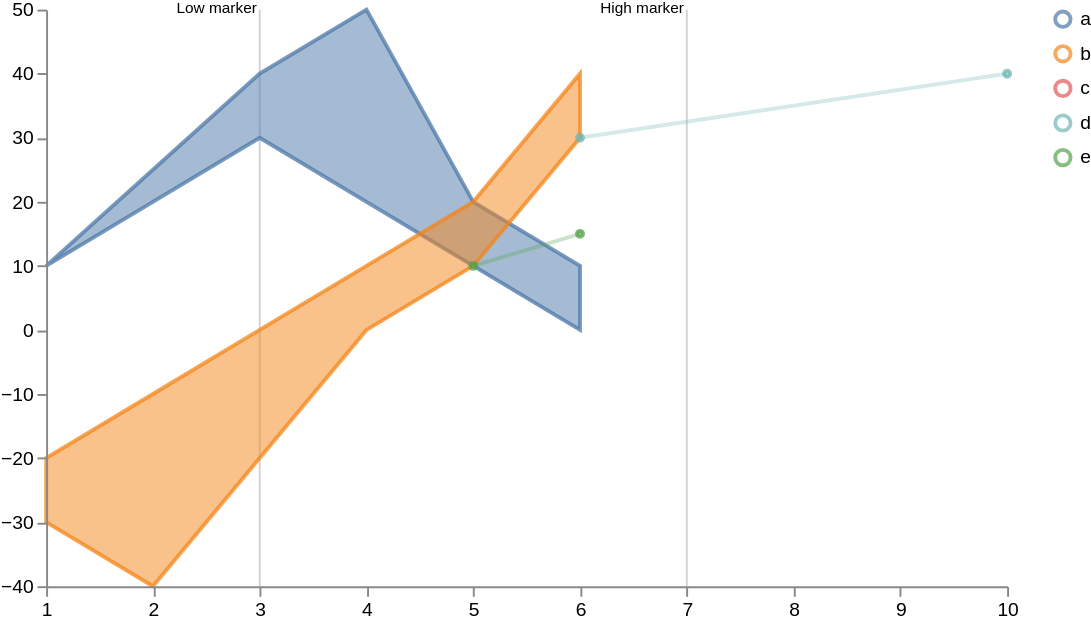

Here is the Vega-Lite specification saved for this chart:
### Vega specification from a JSON file in a GitHub repository (floating-point values rounded to 4 significant figures)
{"$schema": "https://vega.github.io/schema/vega/v5.json", "width": 500, "height": 300, "scales": [{"name": "xscale", "type": "linear", "range": "width", "zero": false, "domain": {"fields": [{"data": "distributions", "field": "timepoint"}, {"data": "traces", "field": "timepoint"}, {"data": "points", "field": "timepoint"}, {"data": "markers", "field": "timepoint"}]}}, {"name": "yscale", "type": "linear", "range": "height", "nice": true, "zero": true, "domain": {"fields": [{"data": "distributions", "field": "lower"}, {"data": "distributions", "field": "upper"}, {"data": "traces", "field": "value"}, {"data": "points", "field": "value"}]}}, {"name": "color", "type": "ordinal", "range": "category", "domain": {"fields": [{"data": "distributions", "field": "trajectory"}, {"data": "traces", "field": "trajectory"}, {"data": "points", "field": "trajectory"}]}}], "axes": [{"name": "x_axis", "orient": "bottom", "scale": "xscale", "zindex": 100}, {"name": "y_axis", "orient": "left", "scale": "yscale", "zindex": 100}], "signals": [{"name": "clear", "value": true, "on": [{"events": "mouseup[!event.item]", "update": "true", "force": true}]}, {"name": "shift", "value": false, "on": [{"events": "@legendSymbol:click, @legendLabel:click", "update": "event.shiftKey", "force": true}]}, {"name": "clicked", "value": null, "on": [{"events": "@legendSymbol:click, @legendLabel:click", "update": "{value: datum.value}", "force": true}]}], "legends": [{"name": "color_legend", "stroke": "color", "encode": {"symbols": {"name": "legendSymbol", "interactive": true, "update": {"fill": {"value": "transparent"}, "strokeWidth": {"value": 2}, "opacity": [{"test": "!length(data('selected')) || indata('selected', 'value', datum.value)", "value": 0.7}, {"value": 0.15}], "size": {"value": 64}}}, "labels": {"name": "legendLabel", "interactive": true, "update": {"opacity": [{"test": "!length(data('selected')) || indata('selected', 'value', datum.value)", "value": 1}, {"value": 0.25}]}}}}], "marks": [{"type": "group", "zindex": 3, "name": "_points", "from": {"facet": {"name": "points_split", "data": "points", "groupby": "trajectory"}}, "marks": [{"type": "symbol", "name": "_points_symbol", "from": {"data": "points_split"}, "zindex": 3, "encode": {"update": {"x": {"scale": "xscale", "field": "timepoint"}, "y": {"scale": "yscale", "field": "value"}, "size": {"value": 10}, "strokeWidth": {"value": 2}, "fill": {"scale": "color", "field": "trajectory"}, "stroke": {"scale": "color", "field": "trajectory"}, "fillOpacity": [{"test": "!length(data('selected')) || indata('selected', 'value', datum.trajectory)", "value": 0.5}, {"value": 0.15}], "strokeOpacity": [{"test": "!length(data('selected')) || indata('selected', 'value', datum.trajectory)", "value": 0.75}, {"value": 0.15}], "tooltip": {"field": "value"}}, "hover": {"fillOpacity": {"value": 0.9}}}}, {"type": "line", "name": "_points_line", "from": {"data": "points_split"}, "zindex": 3, "encode": {"update": {"x": {"scale": "xscale", "field": "timepoint"}, "y": {"scale": "yscale", "field": "value"}, "strokeWidth": {"value": 2}, "stroke": {"scale": "color", "field": "trajectory"}, "interpolate": {"value": "linear"}, "strokeOpacity": [{"test": "!length(data('selected')) || indata('selected', 'value', datum.trajectory)", "value": 0.3}, {"value": 0.1}]}, "hover": {"fillOpacity": {"value": 0.9}}}}]}, {"type": "group", "zindex": 2, "name": "_traces", "from": {"facet": {"name": "traces_split", "data": "traces", "groupby": "trajectory"}}, "marks": [{"type": "line", "name": "_traces_lines", "from": {"data": "traces_split"}, "encode": {"update": {"x": {"scale": "xscale", "field": "timepoint"}, "y": {"scale": "yscale", "field": "value"}, "strokeWidth": {"value": 2}, "stroke": {"scale": "color", "field": "trajectory"}, "interpolate": {"value": "linear"}, "strokeOpacity": [{"test": "!length(data('selected')) || indata('selected', 'value', datum.trajectory)", "value": 0.75}, {"value": 0.15}]}, "hover": {"fillOpacity": {"value": 0.9}}}}]}, {"type": "group", "name": "_distributions", "zindex": 1, "from": {"facet": {"name": "trajectory_split", "data": "distributions", "groupby": "trajectory"}}, "marks": [{"type": "area", "from": {"data": "trajectory_split"}, "encode": {"update": {"x": {"scale": "xscale", "field": "timepoint"}, "y": {"scale": "yscale", "field": "upper"}, "y2": {"scale": "yscale", "field": "lower"}, "interpolate": {"value": "linear"}, "strokeWidth": {"value": 2}, "fill": {"scale": "color", "field": "trajectory"}, "stroke": {"scale": "color", "field": "trajectory"}, "fillOpacity": [{"test": "!length(data('selected')) || indata('selected', 'value', datum.trajectory)", "value": 0.5}, {"value": 0.15}], "strokeOpacity": [{"test": "!length(data('selected')) || indata('selected', 'value', datum.trajectory)", "value": 0.75}, {"value": 0.15}]}, "hover": {"fillOpacity": {"value": 0.9}}}}]}, {"type": "group", "name": "_markers", "marks": [{"type": "rule", "name": "_marker text", "from": {"data": "markers"}, "encode": {"enter": {"stroke": {"value": "lightgray"}}, "update": {"x": {"scale": "xscale", "field": "timepoint"}, "y2": {"value": 0}, "y": {"signal": "height"}, "opacity": {"value": 1}}}}, {"type": "text", "name": "_marker flags", "from": {"data": "_marker text"}, "encode": {"enter": {"text": {"field": "datum.label"}, "y": {"value": 0}, "fontSize": {"value": 8}}}, "transform": [{"type": "label", "lineAnchor": "start", "as": ["x", "_y", "opacity", "align", "baseline"], "offset": [1], "size": {"signal": "[width, height]"}}]}]}], "data": [{"name": "distributions", "values": [{"timepoint": 1, "upper": 10, "lower": 10, "trajectory": "a"}, {"timepoint": 2, "upper": 20, "lower": 25, "trajectory": "a"}, {"timepoint": 3, "upper": 30, "lower": 40, "trajectory": "a"}, {"timepoint": 4, "upper": 20, "lower": 50, "trajectory": "a"}, {"timepoint": 5, "upper": 10, "lower": 20, "trajectory": "a"}, {"timepoint": 6, "upper": 0, "lower": 10, "trajectory": "a"}, {"timepoint": 1, "upper": -30, "lower": -20, "trajectory": "b"}, {"timepoint": 2, "upper": -40, "lower": -10, "trajectory": "b"}, {"timepoint": 3, "upper": -20, "lower": 0, "trajectory": "b"}, {"timepoint": 4, "upper": 0, "lower": 10, "trajectory": "b"}, {"timepoint": 5, "upper": 10, "lower": 20, "trajectory": "b"}, {"timepoint": 6, "upper": 30, "lower": 40, "trajectory": "b"}]}, {"name": "traces", "values": [{"timepoint": 6, "value": 30, "trajectory": "c"}, {"timepoint": 6, "value": 30, "trajectory": "d"}], "transform": [{"type": "filter", "expr": "isValid(datum.value)"}]}, {"name": "points", "values": [{"timepoint": 6, "value": 30, "trajectory": "d"}, {"timepoint": 10, "value": 40, "trajectory": "d"}, {"timepoint": 5, "value": 10, "trajectory": "e"}, {"timepoint": 6, "value": 15, "trajectory": "e"}]}, {"name": "markers", "values": [{"timepoint": 3, "label": "Low marker"}, {"timepoint": 7, "label": "High marker"}]}, {"name": "selected", "on": [{"trigger": "clear", "remove": true}, {"trigger": "!shift", "remove": true}, {"trigger": "!shift && clicked", "insert": "clicked"}, {"trigger": "shift && clicked", "toggle": "clicked"}]}]}
